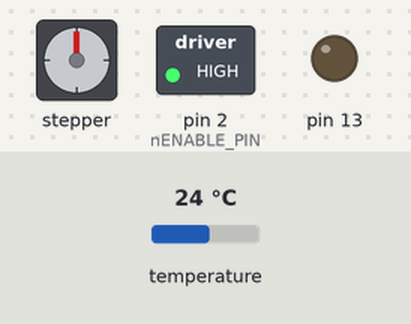
Recording of a sketch running on a simulated Arduino Uno, built with avr-gcc and run on an emulated ATmega328P. On the bench: stepper motor, switched loads named in the sketch (green lamp = pin HIGH), output pins drawn as LEDs (lit = HIGH). Wiring (inferred from the names in the program): DS3231 clock at I2C address 0x68; stepper motor (200 steps per turn assumed): coils pin 4, pin 5, pin 6, pin 7. Inputs (shaded band) come from the test bench; at power-on: temperature 24 °C. The local clock reads 2024-03-15 10:24:30 at power-on unless the sketch sets it; pins used as bus, display or sensor lines are not drawn; what the sketch prints to the serial monitor is not drawn.

Above: at 0.25 s.
Timing chart, 0 to 23.7 s (numbered marks = the images above):
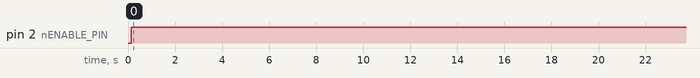

The sketch:

GearClock3.ino
```cpp
#include <Wire.h>
#include "rtcBOB.h"
#include "Time.h"

const int nENABLE_PIN = 2;
const int nSLEEP_PIN = 3;
const int STEP_PIN = 4;
const int DIR_PIN = 5;
const int M0_PIN = 6;
const int M1_PIN = 7;
const int N_STEP = 200;
const bool CW = true;
const bool CCW = !CW;
const bool ENABLED = false;
const bool DISABLED = !ENABLED;
const byte SLOW = 8;
const byte FAST = 3;
const byte uSTEP = 31;

// Connect a stepper motor with 48 steps per revolution (7.5 degree)
// to motor port #2 (M3 and M4)
const int STEPS_PER_REV = 200;

const int DT = 3600/STEPS_PER_REV;
const unsigned int PULSE_DURATION_uS = 2000;

void setSpeed(int speed){ // speed is FAST or SLOW
  pinMode(M0_PIN, (bool)
(speed & 1 << 0));
  pinMode(M1_PIN, (bool)(speed & 1 << 1));
  digitalWrite(M0_PIN, (bool)(speed & 1 << 2));
  digitalWrite(M1_PIN, (bool)(speed & 1 << 3));
}

void slowtick(long n_tick, bool dir){
  setSpeed(SLOW);
  digitalWrite(DIR_PIN, dir);
  digitalWrite(nENABLE_PIN, ENABLED);

  for(int i=0; i < n_tick; i++){
    for(int j=0; j < uSTEP; j++){
      digitalWrite(STEP_PIN, HIGH);
      delayMicroseconds(PULSE_DURATION_uS / 2);
      digitalWrite(STEP_PIN, LOW);
      delayMicroseconds(PULSE_DURATION_uS / 2);
    }
  }
  digitalWrite(DIR_PIN, CW);
  digitalWrite(nENABLE_PIN, DISABLED);
}

void step(bool dir){
  digitalWrite(nENABLE_PIN, ENABLED);
  digitalWrite(DIR_PIN, dir);
  digitalWrite(STEP_PIN, HIGH);
  delayMicroseconds(PULSE_DURATION_uS / 2);
  digitalWrite(STEP_PIN, LOW);
  delayMicroseconds(PULSE_DURATION_uS / 2);
}

void step(bool dir, int n){
  for(int i=0; i<n; i++){
    step(dir);
  }
}

time_t _next_tick = 0;

time_t read_next_tick(){
  uint8_t *time_bytes_p;
  time_t out;

  time_bytes_p = (uint8_t*)(&out);
  rtc_raw_read(DS3231_ALARM1_OFSET, 4, false, time_bytes_p);
  return out;
}

time_t write_next_tick(time_t next_tick){
  uint8_t *time_bytes_p;

  time_bytes_p = (uint8_t*)(&next_tick);
  rtc_raw_write(DS3231_ALARM1_OFSET, 4, false, time_bytes_p);
  Serial.print("next_tick written: ");
  Serial.println(next_tick);
}

void setup() {
  uint8_t n_tick;
  int i;
  time_t current_time, last_tick;
  setSpeed(FAST);
  Serial.begin(115200);
  Serial.println("Gear Clock 3");
  Serial.println("WyoLum 2014");
  Serial.println("Buy Open Hardware and own your future!");
  Serial.print("DT: ");
  Serial.println(DT);

  pinMode(STEP_PIN, OUTPUT);
  pinMode(nENABLE_PIN, OUTPUT);
  pinMode(nSLEEP_PIN, OUTPUT);
  pinMode(DIR_PIN, OUTPUT);

  digitalWrite(STEP_PIN, LOW);
  digitalWrite(nENABLE_PIN, ENABLED);
  digitalWrite(nSLEEP_PIN, LOW);

  Wire.begin();
  Serial.println("Wire initialized");
  // setRTC(10*3600 + 12 * 60);
  // step(CCW);
  // while(1) delay(100); // hold in place while setting alignment.

  // spin indef to test mechanics
  /*
  while(1){
    for(i = 0; i < STEPS_PER_REV; i++){
      step(CW);
    }
    delay(800);
  }
  */
  pinMode(13, OUTPUT);
  //digitalWrite(13, HIGH);
  // delay(100);
  digitalWrite(13, LOW);

  // alarm time on RTC is the next tick time.
  Serial.print("current_time... ");
  current_time = getTime();
  Serial.println(current_time);

  // write_next_tick(getTime() - 3600);
  _next_tick = read_next_tick();
  if (_next_tick > getTime() && _next_tick - getTime() > DT){
    _next_tick = getTime(); // strange behavior
    Serial.println("Resetting time, _next_tick too far in future?!");
  }

  last_tick = _next_tick - DT;
  Serial.print("   last_tick: ");
  Serial.println(last_tick);
  Serial.print("  _next_tick: ");
  Serial.println(_next_tick);
  // catch up to number of steps in cycle
  if((last_tick / DT) % 4 == 1){
    step(CW);
  }
  if((last_tick / DT) % 4 == 2){
    step(CW);
    step(CW);
  }
  if((last_tick / DT) % 4 == 3){
    step(CW);
  }

  // for(int ii=0; ii < 200; ii++) step(1, CW);

  if(current_time > _next_tick){
    last_tick = _next_tick;
    _next_tick = current_time - (current_time) % DT  + DT;
    n_tick = ((current_time - last_tick) % (86400 / 2)) / DT + 1;
    Serial.print("current_time + n_tick * DT: ");
    Serial.println(current_time + n_tick * DT);
    Serial.print("                         _next_tick: ");
    Serial.println(_next_tick);
    for(i = 0; i < n_tick; i++){
      step(CW);
      write_next_tick(_next_tick - (n_tick - 1) * DT);
    }
  }
}

void loop(){
  int togo;
  uint8_t hh, mm, ss;

  digitalWrite(nENABLE_PIN, DISABLED);
  while(_next_tick > getTime()){
    togo = _next_tick - getTime();
    delay(1000);
    Serial.print("_next_tick:");
    Serial.print(_next_tick);
    Serial.print(", getTime():");
    Serial.print(getTime());
    Serial.print(", togo ");
    Serial.println(togo);
  }
  // slowtick(1, CW);
  step(CW);
  _next_tick += DT;
  write_next_tick(_next_tick);
}
```

Measured:
- by itself, pin 2 (nENABLE_PIN): LOW → HIGH at 0.14 s
- by itself, everything shown: repeats every 36.3 s, in 4 steps
